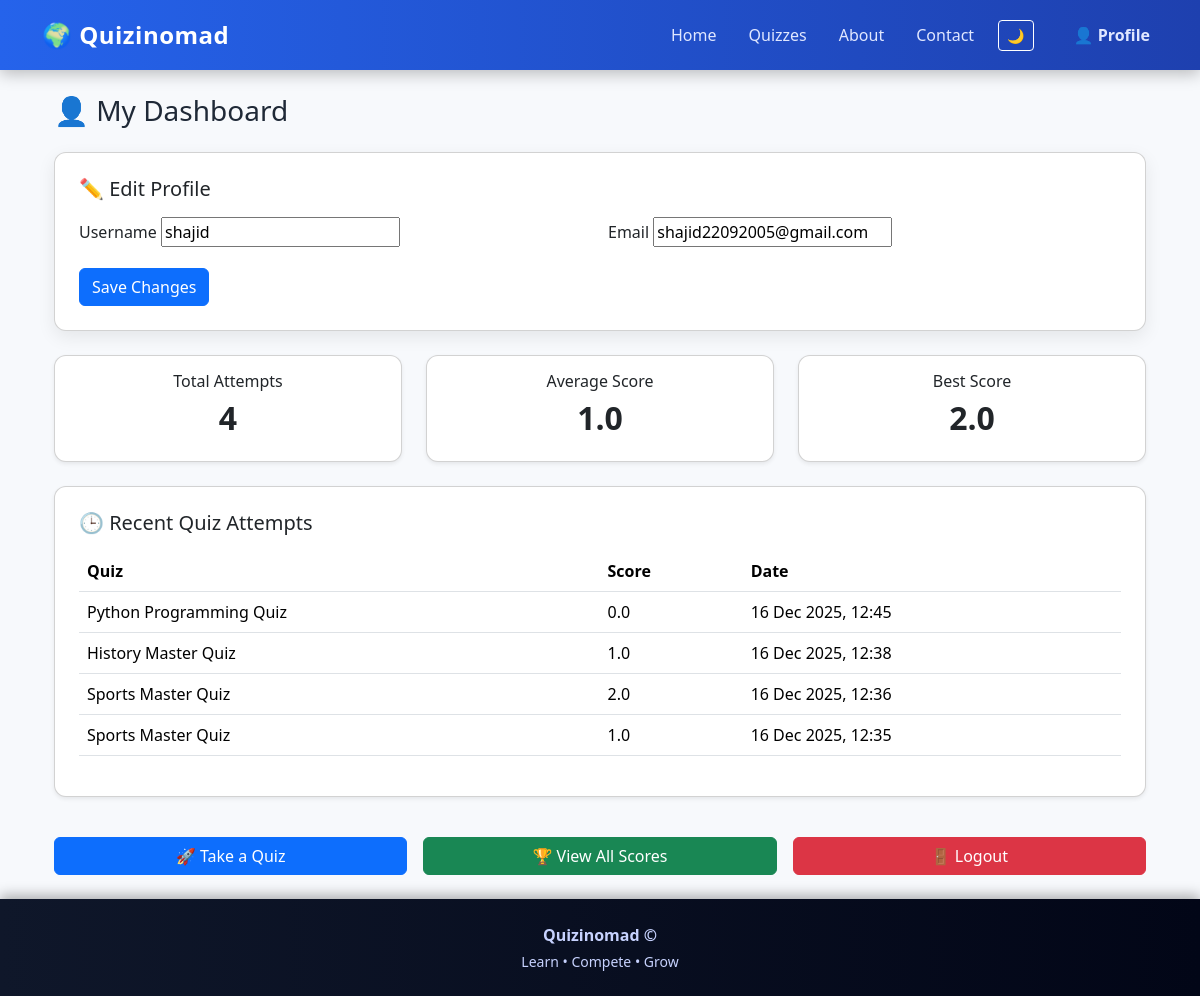
Screenshot of /profile/ (signed in) with the database file from the repository.
### myapp/models.py (models this page shows, shortened)
class Attempt(models.Model):
    user = models.ForeignKey(
        User,
        related_name="attempts",
        on_delete=models.CASCADE
    )
    quiz = models.ForeignKey(
        Quiz,
        related_name="attempts",
        on_delete=models.CASCADE
    )
    score = models.FloatField(default=0)
    total_marks = models.FloatField(default=0)
    started_at = models.DateTimeField(auto_now_add=True)
    completed_at = models.DateTimeField(null=True, blank=True)

class Quiz(models.Model):
    title = models.CharField(max_length=200)
    description = models.TextField(blank=True)
    overview = models.TextField(
        blank=True,
        help_text="Short overview shown on quiz detail page"
    )
    rules = models.TextField(
        blank=True,
        help_text="Quiz rules (time, attempts, marking)"
    )
    topics_covered = models.TextField(
        blank=True,
        help_text="Comma separated topics"
    )
    difficulty_label = models.CharField(
        max_length=50,
        blank=True,
        help_text="Easy / Medium / Hard / Mixed"
    )
    category = models.ForeignKey(
        Category,
        related_name="quizzes",
        on_delete=models.SET_NULL,
        null=True,
        blank=True
    )
    time_limit = models.PositiveIntegerField(default=20)
    is_published = models.BooleanField(default=False)
    created_at = models.DateTimeField(auto_now_add=True)

### myapp/views.py (the view)
# urls.py: path("profile/", views.profile, name="profile"),
@login_required
def profile(request):
    attempts = Attempt.objects.filter(user=request.user, completed_at__isnull=False)
    if request.method == "POST":
        form = ProfileUpdateForm(request.POST, instance=request.user)
        if form.is_valid():
            form.save()
            messages.success(request, "Profile updated successfully!")
            return redirect("myapp:profile")
    else:
        form = ProfileUpdateForm(instance=request.user)
    context = {
        "form": form,
        "total_attempts": attempts.count(),
        "avg_score": attempts.aggregate(avg=Avg("score"))["avg"] or 0,
        "best_score": attempts.aggregate(max=Max("score"))["max"] or 0,
        "recent_attempts": attempts.order_by("-completed_at")[:5],
    }
    return render(request, "myapp/profile.html", context)

### myapp/forms.py (shortened to what this page needs)
class ProfileUpdateForm(forms.ModelForm):
    class Meta:
        model = User
        fields = ["username", "email"]

### myapp/templates/myapp/profile.html (shortened to what this page needs)
{% extends "myapp/base.html" %}
{% block content %}
<div class="container">
  <h3 class="mb-4">👤 My Dashboard</h3>
  <div class="card p-4 mb-4">
  <h5 class="mb-3">✏️ Edit Profile</h5>
  <form method="post">
    <div class="row g-3">
      <div class="col-md-6">
        <label class="form-label">Username</label>
        {{ form.username }}
      </div>
      <div class="col-md-6">
        <label class="form-label">Email</label>
        {{ form.email }}
      </div>
    </div>
    <button class="btn btn-primary mt-3">
      Save Changes
    </button>
  </form>
</div>
  <div class="row g-4 mb-4">
    <div class="col-md-4">
      <div class="card text-center p-3 shadow-sm">
        <h6>Total Attempts</h6>
        <h2 class="fw-bold">{{ total_attempts }}</h2>
      </div>
    </div>
    <div class="col-md-4">
      <div class="card text-center p-3 shadow-sm">
        <h6>Average Score</h6>
        <h2 class="fw-bold">{{ avg_score|floatformat:1 }}</h2>
      </div>
    </div>
    <div class="col-md-4">
      <div class="card text-center p-3 shadow-sm">
        <h6>Best Score</h6>
        <h2 class="fw-bold">{{ best_score }}</h2>
      </div>
    </div>
  </div>
  <div class="card p-4 shadow-sm">
    <h5 class="mb-3">🕒 Recent Quiz Attempts</h5>
    {% if recent_attempts %}
    <table class="table table-hover">
      <thead>
        <tr>
          <th>Quiz</th>
          <th>Score</th>
          <th>Date</th>
        </tr>
      </thead>
      <tbody>
        {% for a in recent_attempts %}
        <tr>
          <td>{{ a.quiz.title }}</td>
          <td>{{ a.score }}</td>
          <td>{{ a.completed_at|date:"d M Y, H:i" }}</td>
        </tr>
        {% endfor %}
      </tbody>
    </table>
    {% else %}
      <p class="text-muted">No attempts yet. Start a quiz to see progress!</p>
    {% endif %}
  </div>
  <div class="row g-3 mt-4">
    <div class="col-md-4">
      <a href="{% url 'myapp:quiz_list' %}" class="btn btn-primary w-100">
        🚀 Take a Quiz
      </a>
    </div>
    <div class="col-md-4">
      <a href="{% url 'myapp:my_scores' %}" class="btn btn-success w-100">
        🏆 View All Scores
      </a>
    </div>
    <div class="col-md-4">
      <a href="{% url 'logout' %}" class="btn btn-danger w-100">
        🚪 Logout
      </a>
    </div>
  </div>
</div>
{% endblock %}

### static/myapp/css/style.css (style rules this page uses)
:root { --bg-main: #f7f9fc; --text-main: #1f2937; --nav-gradient: linear-gradient(90deg, #2563eb, #1e40af); --footer-gradient: linear-gradient(90deg, #0f172a, #020617); --card-bg: #ffffff; --accent: #38bdf8; }
body { background-color: var(--bg-main); color: var(--text-main); font-family: system-ui, -apple-system, BlinkMacSystemFont, "Segoe UI", sans-serif; transition: background 0.3s ease, color 0.3s ease; }
.card { background-color: var(--card-bg); border-radius: 0.75rem; box-shadow: 0 6px 18px rgba(0,0,0,0.08); transition: transform 0.25s ease, box-shadow 0.25s ease; }

### rows the page displays
Attempt: quiz "Python Programming Quiz", score "0.0", completed_at "16 Dec 2025, 12:45"
Attempt: quiz "History Master Quiz", score "1.0", completed_at "16 Dec 2025, 12:38"
Attempt: quiz "Sports Master Quiz", score "2.0", completed_at "16 Dec 2025, 12:36"
Attempt: quiz "Sports Master Quiz", score "1.0", completed_at "16 Dec 2025, 12:35"

### other values shown
{{ total_attempts }} "4"
{{ avg_score|floatformat:1 }} "1.0"
{{ best_score }} "2.0"
